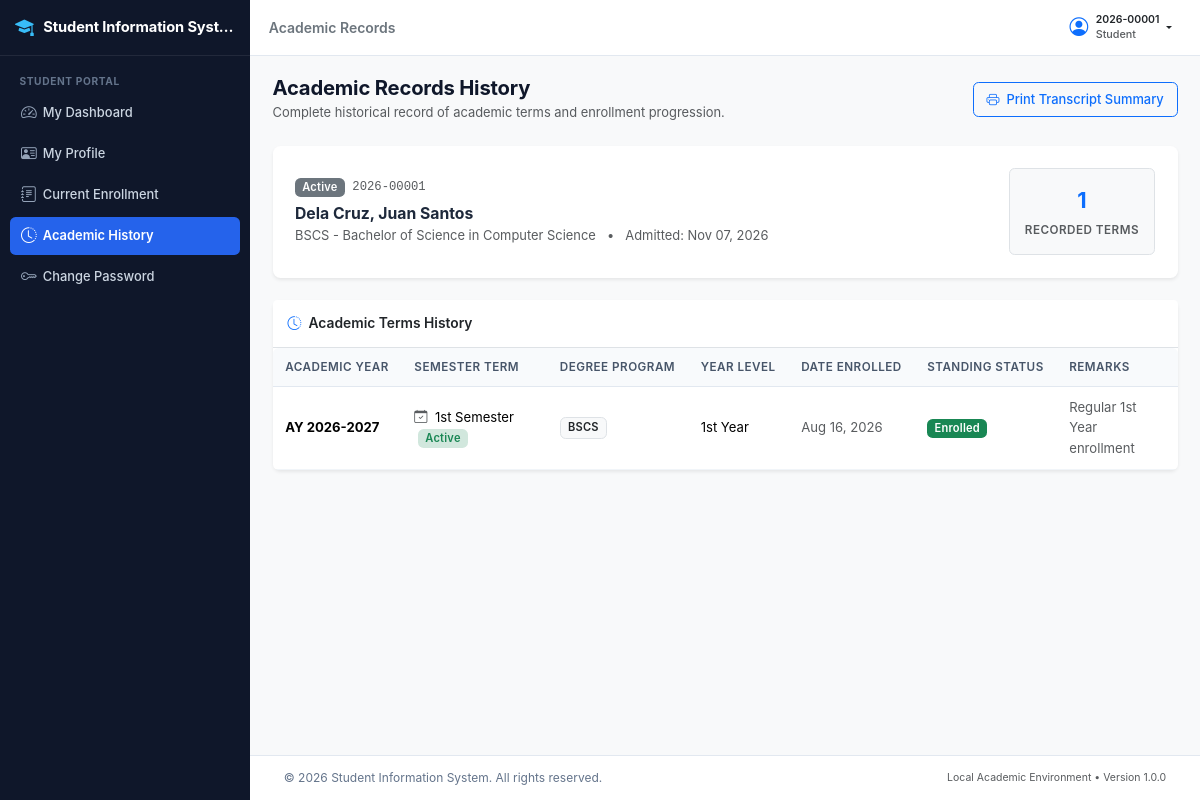
/student/academic-records.php (signed in), run on the app's committed database.
### tables this page shows
CREATE TABLE `students` (
  `student_id` int(11) NOT NULL AUTO_INCREMENT,
  `student_number` varchar(20) NOT NULL,
  `user_id` int(11) DEFAULT NULL,
  `first_name` varchar(50) NOT NULL,
  `middle_name` varchar(50) DEFAULT NULL,
  `last_name` varchar(50) NOT NULL,
  `date_of_birth` date NOT NULL,
  `gender` enum('Male','Female','Other') NOT NULL,
  `civil_status` enum('Single','Married','Widowed','Separated') NOT NULL DEFAULT 'Single',
  `email` varchar(100) NOT NULL,
  `contact_number` varchar(25) NOT NULL,
  `home_address` text NOT NULL,
  `emergency_contact_name` varchar(100) NOT NULL,
  `emergency_contact_number` varchar(25) NOT NULL,
  `program_id` int(11) NOT NULL,
  `current_status` enum('Active','Inactive','Graduated','Withdrawn') NOT NULL DEFAULT 'Active',
  `created_at` datetime NOT NULL DEFAULT current_timestamp(),
  `updated_at` datetime NOT NULL DEFAULT current_timestamp() ON UPDATE current_timestamp(),
  PRIMARY KEY (`student_id`),
  UNIQUE KEY `student_number` (`student_number`),
  UNIQUE KEY `email` (`email`),
  UNIQUE KEY `user_id` (`user_id`),
  KEY `idx_students_program` (`program_id`),
  KEY `idx_students_status` (`current_status`),
  KEY `idx_students_names` (`last_name`,`first_name`),
  CONSTRAINT `fk_students_program` FOREIGN KEY (`program_id`) REFERENCES `programs` (`program_id`) ON UPDATE CASCADE,
  CONSTRAINT `fk_students_user` FOREIGN KEY (`user_id`) REFERENCES `users` (`user_id`) ON DELETE SET NULL ON UPDATE CASCADE
);

CREATE TABLE `programs` (
  `program_id` int(11) NOT NULL AUTO_INCREMENT,
  `program_code` varchar(20) NOT NULL,
  `program_name` varchar(150) NOT NULL,
  `department` varchar(100) NOT NULL,
  `status` enum('Active','Inactive') NOT NULL DEFAULT 'Active',
  `created_at` datetime NOT NULL DEFAULT current_timestamp(),
  `updated_at` datetime NOT NULL DEFAULT current_timestamp() ON UPDATE current_timestamp(),
  PRIMARY KEY (`program_id`),
  UNIQUE KEY `program_code` (`program_code`),
  KEY `idx_programs_status` (`status`)
);

CREATE TABLE `enrollments` (
  `enrollment_id` int(11) NOT NULL AUTO_INCREMENT,
  `student_id` int(11) NOT NULL,
  `semester_id` int(11) NOT NULL,
  `program_id` int(11) NOT NULL,
  `year_level` enum('1st Year','2nd Year','3rd Year','4th Year','5th Year') NOT NULL,
  `enrollment_date` date NOT NULL,
  `enrollment_status` enum('Pending','Enrolled','Dropped','Completed') NOT NULL DEFAULT 'Enrolled',
  `remarks` text DEFAULT NULL,
  `created_by` int(11) NOT NULL,
  `created_at` datetime NOT NULL DEFAULT current_timestamp(),
  `updated_at` datetime NOT NULL DEFAULT current_timestamp() ON UPDATE current_timestamp(),
  PRIMARY KEY (`enrollment_id`),
  UNIQUE KEY `uq_student_semester` (`student_id`,`semester_id`),
  KEY `idx_enrollments_semester` (`semester_id`),
  KEY `idx_enrollments_status` (`enrollment_status`),
  KEY `idx_enrollments_program` (`program_id`),
  KEY `fk_enrollments_creator` (`created_by`),
  CONSTRAINT `fk_enrollments_creator` FOREIGN KEY (`created_by`) REFERENCES `users` (`user_id`) ON UPDATE CASCADE,
  CONSTRAINT `fk_enrollments_program` FOREIGN KEY (`program_id`) REFERENCES `programs` (`program_id`) ON UPDATE CASCADE,
  CONSTRAINT `fk_enrollments_semester` FOREIGN KEY (`semester_id`) REFERENCES `semesters` (`semester_id`) ON UPDATE CASCADE,
  CONSTRAINT `fk_enrollments_student` FOREIGN KEY (`student_id`) REFERENCES `students` (`student_id`) ON UPDATE CASCADE
);

CREATE TABLE `academic_years` (
  `ay_id` int(11) NOT NULL AUTO_INCREMENT,
  `year_code` varchar(20) NOT NULL,
  `start_year` int(11) NOT NULL,
  `end_year` int(11) NOT NULL,
  `is_current` tinyint(1) NOT NULL DEFAULT 0,
  `created_at` datetime NOT NULL DEFAULT current_timestamp(),
  PRIMARY KEY (`ay_id`),
  UNIQUE KEY `year_code` (`year_code`),
  KEY `idx_ay_current` (`is_current`)
);

CREATE TABLE `semesters` (
  `semester_id` int(11) NOT NULL AUTO_INCREMENT,
  `ay_id` int(11) NOT NULL,
  `semester_term` enum('1st Semester','2nd Semester','Summer') NOT NULL,
  `is_active` tinyint(1) NOT NULL DEFAULT 0,
  `start_date` date NOT NULL,
  `end_date` date NOT NULL,
  `created_at` datetime NOT NULL DEFAULT current_timestamp(),
  PRIMARY KEY (`semester_id`),
  UNIQUE KEY `uq_ay_term` (`ay_id`,`semester_term`),
  KEY `idx_semesters_active` (`is_active`),
  CONSTRAINT `fk_semesters_ay` FOREIGN KEY (`ay_id`) REFERENCES `academic_years` (`ay_id`) ON UPDATE CASCADE
);

### includes/functions.php (called while the page is built, shortened)
<?php
function escape($data) {
    return htmlspecialchars((string)$data, ENT_QUOTES, 'UTF-8');
}
function format_date($date, $format = 'M d, Y') {
    $timestamp = strtotime($date);
    return $timestamp ? date($format, $timestamp) : 'N/A';
}

### includes/auth.php (called while the page is built, shortened)
<?php
require_once __DIR__ . '/functions.php';
function is_logged_in() {
    return isset($_SESSION['user_id']) && !empty($_SESSION['user_id']);
}
function current_user() {
    return [
        'user_id' => (int)$_SESSION['user_id'],
        'username' => $_SESSION['username'] ?? '',
        'email' => $_SESSION['email'] ?? '',
        'role_id' => (int)($_SESSION['role_id'] ?? 0),
        'role_name' => $_SESSION['role_name'] ?? '',
        'student_id' => isset($_SESSION['student_id']) ? (int)$_SESSION['student_id'] : null,
        'student_number' => $_SESSION['student_number'] ?? null,
        'must_change_password' => !empty($_SESSION['must_change_password'])
    ];
}

### student/academic-records.php (the view, shortened to what this page needs)
<?php
require_once __DIR__ . '/../includes/auth.php';
require_once __DIR__ . '/../includes/functions.php';
$conn = db_connect();
$page_title = 'Academic Records';
$student_id = (int)($_SESSION['student_id'] ?? 0);
$st_stmt = mysqli_prepare($conn, "SELECT s.*, p.program_code, p.program_name
                                  FROM students s
                                  LEFT JOIN programs p ON s.program_id = p.program_id
                                  WHERE s.student_id = ?");
mysqli_stmt_bind_param($st_stmt, "i", $student_id);
mysqli_stmt_execute($st_stmt);
$student = mysqli_fetch_assoc(mysqli_stmt_get_result($st_stmt));
$history = [];
if ($student_id > 0) {
    $sql = "SELECT e.enrollment_id, e.year_level, e.enrollment_date, e.enrollment_status, e.remarks, e.created_at,
                   sem.semester_term, sem.is_active as is_term_active,
                   ay.year_code, ay.start_year, ay.end_year,
                   p.program_code, p.program_name
            FROM enrollments e
            INNER JOIN semesters sem ON e.semester_id = sem.semester_id
            INNER JOIN academic_years ay ON sem.ay_id = ay.ay_id
            INNER JOIN programs p ON e.program_id = p.program_id
            WHERE e.student_id = ?
            ORDER BY ay.start_year DESC, sem.semester_term DESC";
    $stmt = mysqli_prepare($conn, $sql);
    mysqli_stmt_bind_param($stmt, "i", $student_id);
    mysqli_stmt_execute($stmt);
    $res = mysqli_stmt_get_result($stmt);
    while ($row = mysqli_fetch_assoc($res)) {
        $history[] = $row;
    }
}
require_once __DIR__ . '/../includes/header.php';
?>
<div class="app-wrapper">
    <?php require_once __DIR__ . '/../includes/sidebar.php'; ?>
    <div class="app-main">
        <?php require_once __DIR__ . '/../includes/navbar.php'; ?>
        <main class="content-body">
            <div class="container-fluid px-0">
                <div class="d-flex flex-column flex-md-row justify-content-between align-items-md-center mb-4 gap-2">
                    <div>
                        <h1 class="h3 mb-1 fw-bold">Academic Records History</h1>
                        <p class="text-muted small mb-0">Complete historical record of academic terms and enrollment progression.</p>
                    </div>
                    <div class="d-flex gap-2">
                        <button onclick="window.print()" class="btn btn-outline-primary">
                            <i class="bi bi-printer me-1"></i> Print Transcript Summary
                        </button>
                    </div>
                </div>
                <?php if (!$student): ?>
                    <div class="alert alert-warning border-0 shadow-sm">
                        No student profile record found.
                    </div>
                <?php else: ?>
                    <div class="card border-0 shadow-sm mb-4">
                        <div class="card-body p-4">
                            <div class="row align-items-center">
                                <div class="col-md-8">
                                    <div class="d-flex align-items-center mb-2">
                                        <span class="badge bg-secondary me-2"><?php echo escape($student['current_status']); ?></span>
                                        <span class="font-monospace text-muted small"><?php echo escape($student['student_number']); ?></span>
                                    </div>
                                    <h4 class="fw-bold mb-1">
                                        <?php echo escape($student['last_name'] . ', ' . $student['first_name'] . ($student['middle_name'] ? ' ' . $student['middle_name'] : '')); ?>
                                    </h4>
                                    <p class="text-muted small mb-0">
                                        <?php echo escape($student['program_code'] . ' - ' . $student['program_name']); ?>
                                        <span class="mx-2">&bull;</span>
                                        Admitted: <?php echo format_date($student['created_at']); ?>
                                    </p>
                                </div>
                                <div class="col-md-4 text-md-end mt-3 mt-md-0">
                                    <div class="bg-light p-3 rounded d-inline-block text-center border">
                                        <div class="fs-4 fw-bold text-primary"><?php echo count($history); ?></div>
                                        <small class="text-muted text-uppercase fw-semibold">Recorded Terms</small>
                                    </div>
                                </div>
                            </div>
                        </div>
                    </div>
                    <div class="card border-0 shadow-sm mb-4">
                        <div class="card-header bg-white py-3 border-bottom">
                            <h6 class="card-title mb-0 fw-semibold">
                                <i class="bi bi-clock-history me-1 text-primary"></i> Academic Terms History
                            </h6>
                        </div>
                        <div class="table-responsive">
                            <table class="table table-hover align-middle mb-0">
                                <thead class="table-light">
                                    <tr>
                                        <th>Academic Year</th>
                                        <th>Semester Term</th>
                                        <th>Degree Program</th>
                                        <th>Year Level</th>
                                        <th>Date Enrolled</th>
                                        <th>Standing Status</th>
                                        <th>Remarks</th>
                                    </tr>
                                </thead>
                                <tbody>
                                    <?php if (!empty($history)): ?>
                                        <?php foreach ($history as $row): ?>
                                            <tr>
                                                <td class="fw-bold">
                                                    AY <?php echo escape($row['year_code']); ?>
                                                </td>
                                                <td>
                                                    <i class="bi bi-calendar-check me-1 text-muted"></i>
                                                    <?php echo escape($row['semester_term']); ?>
                                                    <?php if ($row['is_term_active']): ?>
                                                        <span class="badge bg-success-subtle text-success ms-1 small">Active</span>
                                                    <?php endif; ?>
                                                </td>
                                                <td>
                                                    <span class="badge bg-light text-dark border"><?php echo escape($row['program_code']); ?></span>
                                                </td>
                                                <td>
                                                    <?php echo escape($row['year_level']); ?>
                                                </td>
                                                <td class="small text-muted">
                                                    <?php echo format_date($row['enrollment_date']); ?>
                                                </td>
                                                <td>
                                                    <?php
                                                    $b_cls = 'bg-secondary';
                                                    if ($row['enrollment_status'] === 'Enrolled') $b_cls = 'bg-success';
                                                    elseif ($row['enrollment_status'] === 'Pending') $b_cls = 'bg-warning text-dark';
                                                    elseif ($row['enrollment_status'] === 'Completed') $b_cls = 'bg-info text-dark';
                                                    elseif ($row['enrollment_status'] === 'Dropped') $b_cls = 'bg-danger';
                                                    ?>
                                                    <span class="badge <?php echo $b_cls; ?>"><?php echo escape($row['enrollment_status']); ?></span>
                                                </td>
                                                <td class="small text-muted">
                                                    <?php echo !empty($row['remarks']) ? escape($row['remarks']) : '&mdash;'; ?>
                                                </td>
                                            </tr>
                                        <?php endforeach; ?>
                                    <?php endif; ?>
                                </tbody>
                            </table>
                        </div>
                    </div>
                <?php endif; ?>
            </div>
        </main>
        <?php require_once __DIR__ . '/../includes/footer.php'; ?>

### includes/navbar.php (shortened to what this page needs)
<?php
require_once __DIR__ . '/auth.php';
require_once __DIR__ . '/functions.php';
$auth_user = current_user();
?>
<header class="app-header">
    <div class="d-flex align-items-center">
        <span class="fw-semibold text-secondary d-none d-sm-inline">
            <?php echo isset($page_title) ? escape($page_title) : APP_NAME; ?>
        </span>
    </div>
    <div class="d-flex align-items-center">
        <?php if ($auth_user): ?>
            <div class="dropdown">
                <button class="btn btn-sm btn-outline-light text-dark dropdown-toggle d-flex align-items-center border-0" type="button" id="userMenuDropdown" data-bs-toggle="dropdown" aria-expanded="false">
                    <i class="bi bi-person-circle fs-5 me-2 text-primary"></i>
                    <div class="text-start me-1 d-none d-md-block">
                        <div class="fw-semibold small leading-tight"><?php echo escape($auth_user['username']); ?></div>
                        <div class="text-muted" style="font-size: 0.72rem;"><?php echo escape($auth_user['role_name']); ?></div>
                    </div>
                </button>
            </div>
        <?php else: ?>
            <a href="<?php echo APP_URL; ?>/login.php" class="btn btn-sm btn-primary">
                <i class="bi bi-box-arrow-in-right me-1"></i> Log In
            </a>
        <?php endif; ?>
    </div>
</header>

### data on the page
students: student_number "2026-00001", current_status "Active", last_name+first_name+middle_name "Dela Cruz, Juan Santos", program.program_name "BSCS - Bachelor of Science in Computer Science", created_at "Nov 07, 2026"
enrollments: academic_years.year_code "2026-2027", semester.semester_term "1st Semester", program.program_code "BSCS", year_level "1st Year", enrollment_date "Aug 16, 2026", enrollment_status "Enrolled", remarks "Regular 1st Year enrollment"

### other printed values
APP_NAME "Student Information Syst…"
$page_title "Academic Records"
$auth_user['role_name'] "Student"
count($history) "1"
APP_NAME "Student Information System"
APP_VERSION "1.0.0"
